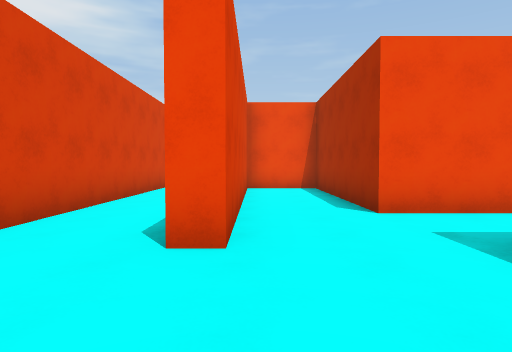
view 1 (above)

16 first-person views from a walk through a 3-D level made in the Unity game engine. The camera is 1.4 m above the floor, tilts 2° down and sees 75° across. The floor is counted in squares, 2 m on a side. Each view is taken from the middle of a square. On the plan, view 1 faces up. The plan holds only what a view shows up to about 10 squares ahead; the rest is blank. The player character is not drawn.

view 2
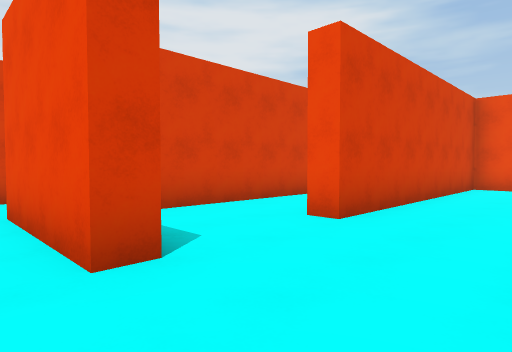

view 3
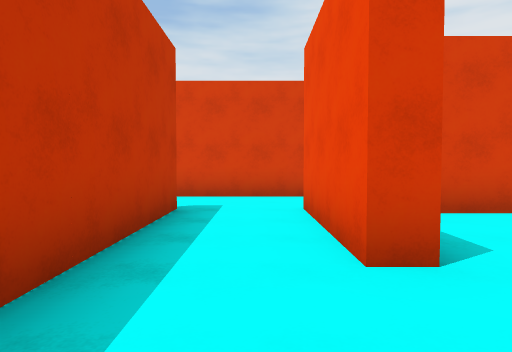

view 4
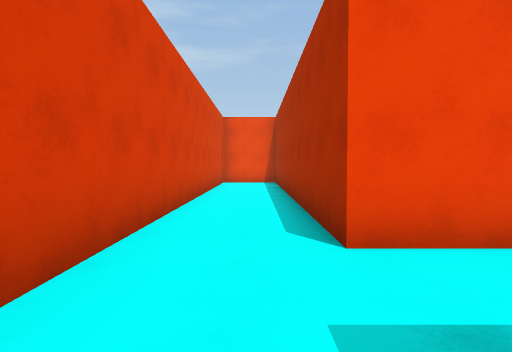

view 5
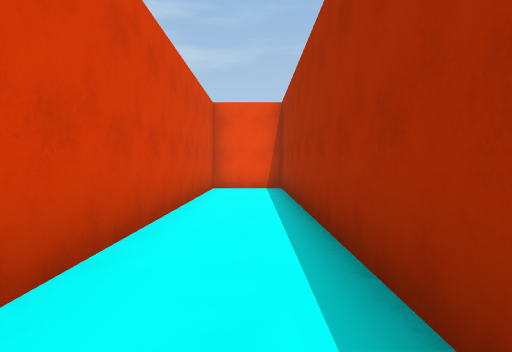

view 6
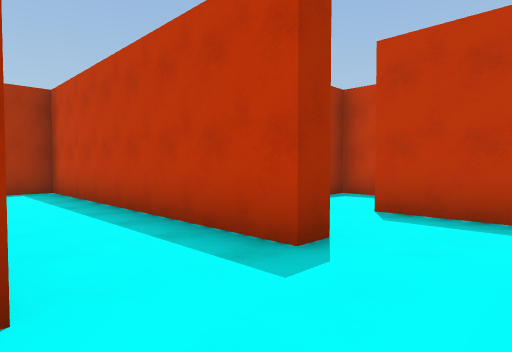

view 7
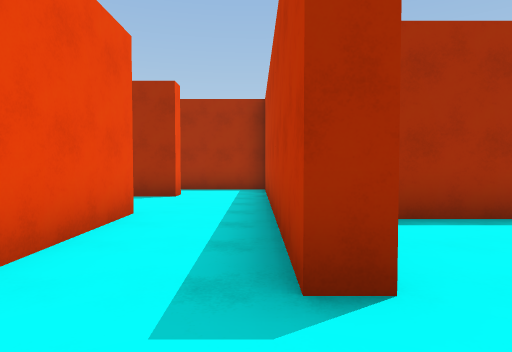

view 8
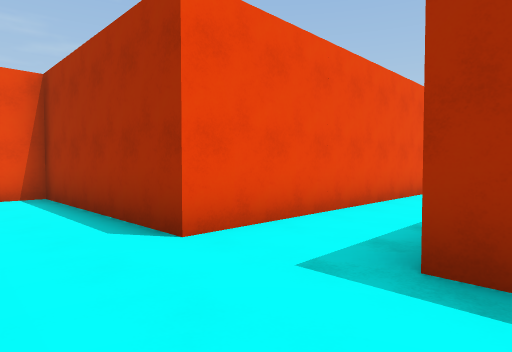

view 9
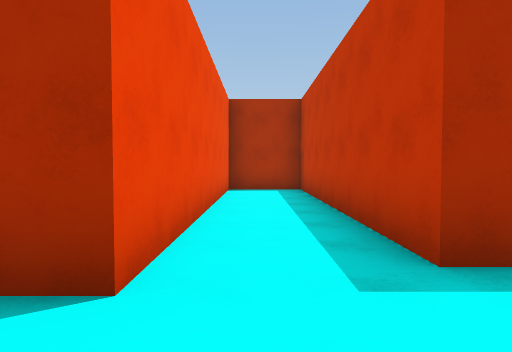

view 10
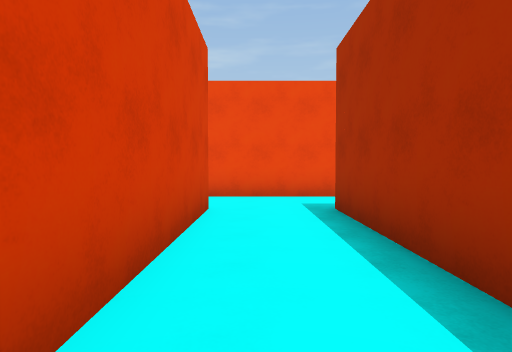

view 11
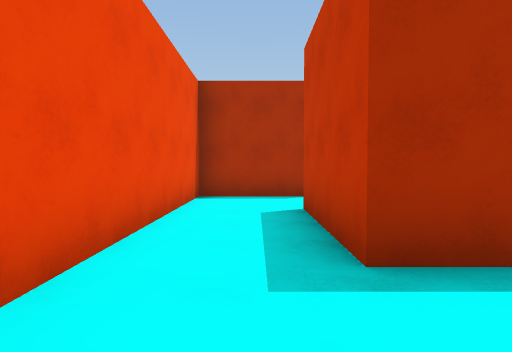

view 12
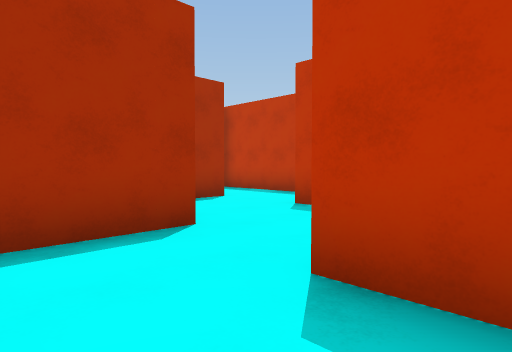

view 13
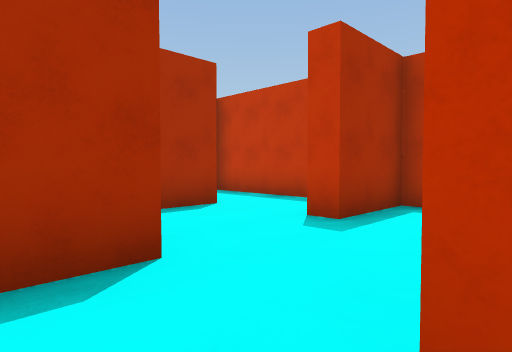

view 14
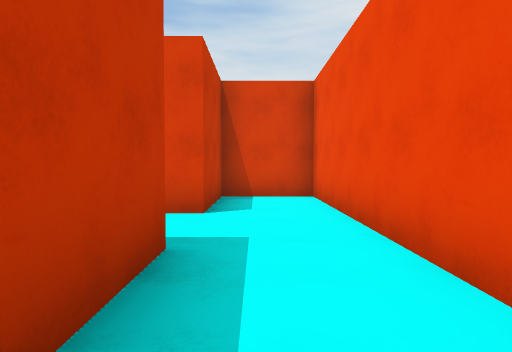

view 15
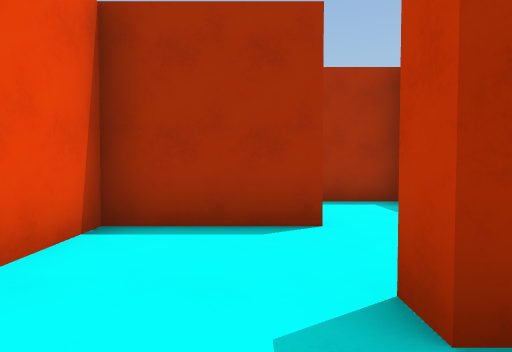

view 16
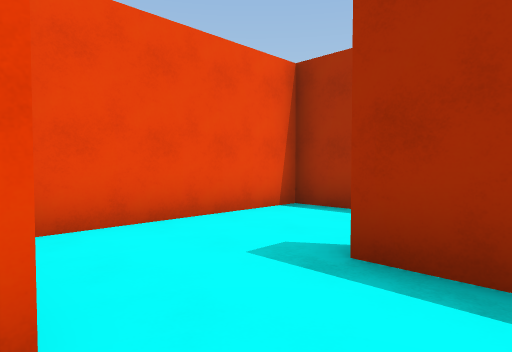

### Floor plan
Ten units are one square. View 1 is at (0, 0); x grows to the right and y downward. Boxes are objects, and circles mark ways between rooms. Rooms are numbered by the first view taken in them; rooms with no view inside come last. Other rooms are left out.
<svg viewBox="-57 -127 156 180">
<path fill="none" stroke="#000" d="M-2 -4 -2 3 -32 3 -32 -97 -52 -97 -52 28M-32 23 25 23M28 3 23 3 23 -8M-32 29 -32 23M-45 48 -28 48M-2 -28 -8 -28M23 -22 23 -27 93 -27 93 -47 18 -47 18 -97 -2 -97 -2 -28M-7 -65 -7 -102 22 -102M42 -105 42 -122 -52 -122 -52 -102 -27 -102 -27 -16M42 -96 42 -105M67 -71 67 -97 52 -97M42 -52 42 -72 48 -72M94 -97 78 -97M61 -52 93 -52 93 -72M25 23 42 23 42 -1"/>
<circle cx="-45" cy="20" r="3" fill="#2a7"/>
<circle cx="5" cy="0" r="3" fill="#2a7"/>
<circle cx="20" cy="10" r="3" fill="#2a7"/>
<circle cx="5" cy="-30" r="3" fill="#2a7"/>
<circle cx="-10" cy="-15" r="3" fill="#2a7"/>
<circle cx="30" cy="-100" r="3" fill="#2a7"/>
<circle cx="70" cy="-65" r="3" fill="#2a7"/>
<text x="-40" y="-20">1</text>
<text x="-50" y="30">2</text>
<text x="0" y="-20">3</text>
<text x="10" y="-50">4</text>
<text x="-20" y="-90">5</text>
<text x="50" y="-80">6</text>
<text x="80" y="-80">7</text>
<text x="30" y="10">8</text>
</svg>
Room 1 opens to room 2. Room 1 opens to room 3. Room 1 opens to room 8. Room 3 opens to room 4. Room 3 opens to room 5. Room 5 opens to room 6. Room 6 opens to room 7.

Where each view was taken, in squares from view 1:
view 1: 0 up, 0 right, facing up
view 2: 1 down, 2 right, facing up-left
view 3: 1 down, 2 right, facing left
view 4: 3 down, 4 left, facing up
view 5: 0 up, 4 left, facing up
view 6: 0 up, 5 left, facing down-right
view 7: 2 down, 5 left, facing right
view 8: 2 up, 0 right, facing up-right
view 9: 4 up, 0 right, facing right
view 10: 5 up, 2 left, facing up
view 11: 11 up, 3 left, facing right
view 12: 12 up, 1 right, facing down-right
view 13: 11 up, 2 right, facing down-right
view 14: 11 up, 2 right, facing left
view 15: 8 up, 3 right, facing right
view 16: 6 up, 7 right, facing up-right
